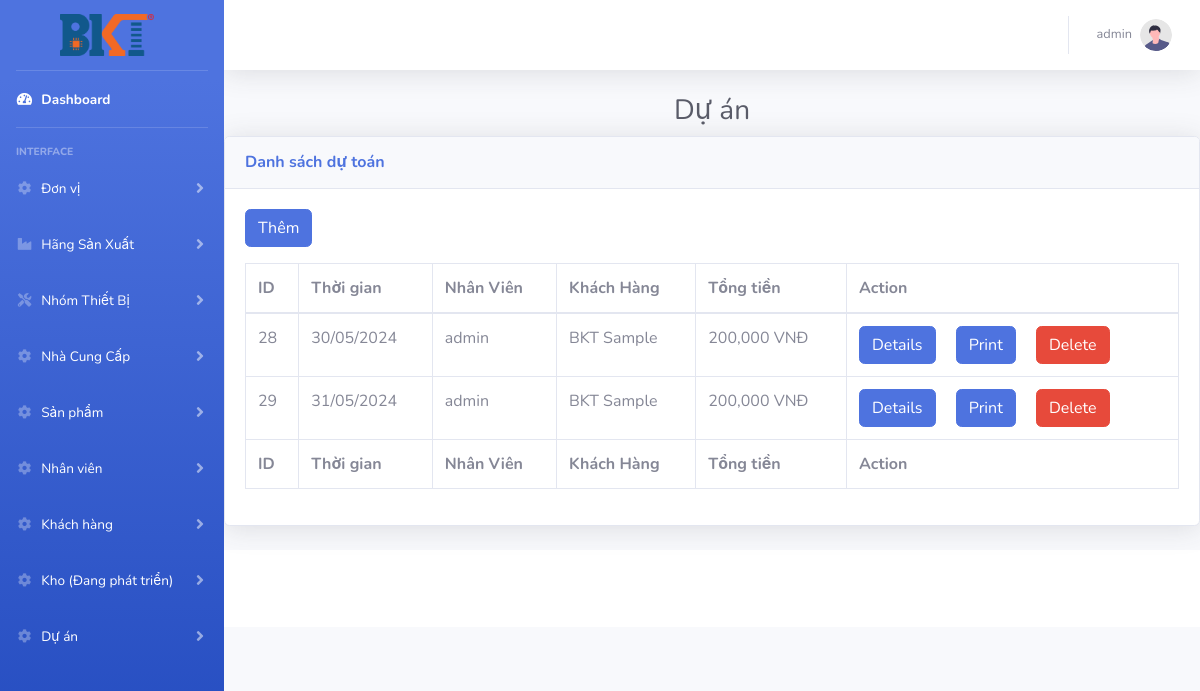
The app's page /index.php?controller=duan (signed in), older data.
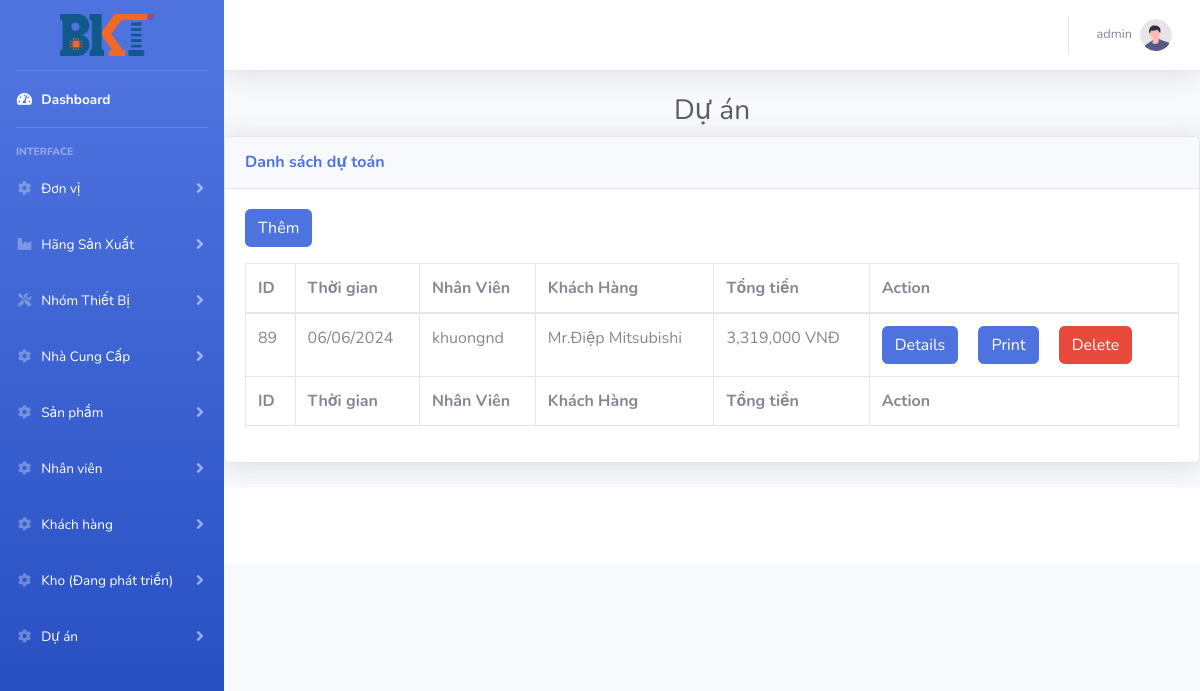
The same page, newer data.
### tables this page shows
CREATE TABLE `duan` (
  `Id` int(11) NOT NULL,
  `NgayBan` datetime DEFAULT NULL,
  `IdNV` int(11) DEFAULT NULL,
  `IdKH` int(11) DEFAULT NULL,
  `Tong` int(11) DEFAULT NULL,
  `TrangThai` varchar(1) DEFAULT NULL
);

CREATE TABLE `nhanvien` (
  `Id` int(11) NOT NULL,
  `TenNV` varchar(100) DEFAULT NULL,
  `DienThoai` varchar(20) DEFAULT NULL,
  `Email` varchar(50) DEFAULT NULL,
  `DiaChi` varchar(100) DEFAULT NULL,
  `TaiKhoan` varchar(50) DEFAULT NULL,
  `MatKhau` varchar(50) DEFAULT NULL,
  `Quyen` varchar(20) DEFAULT NULL,
  `IsActive` varchar(1) DEFAULT NULL
);

CREATE TABLE `khachhang` (
  `Id` int(11) NOT NULL,
  `TenKH` varchar(100) DEFAULT NULL,
  `DienThoai` varchar(20) DEFAULT NULL,
  `Email` varchar(50) DEFAULT NULL,
  `DiaChi` varchar(100) DEFAULT NULL
);

### controllers/duan_controller.php (called while the page is built, shortened)
<?php
require_once('models/duan.php');
class duanController extends BaseController
{
    public function index()
    {
        $duan = DuAn::all();
        $data = array('duan' => $duan);
        $this->render('index', $data);
    }
}
?>

### routes.php (called while the page is built, shortened)
<?php
$controller = new $klass;
$controller->$action();

### index.php (called while the page is built, shortened)
<?php
require_once('routes.php');

### models/duan.php (called while the page is built, shortened)
<?php
class DuAn
{
    function __construct($Id, $NgayBan, $IdNV, $IdKH, $ThanhTien, $TrangThai)
    {
        $this->Id = $Id;
        $this->NgayBan = $NgayBan;
        $this->IdNV =  $IdNV;
        $this->IdKH = $IdKH;
        $this->ThanhTien = $ThanhTien;
    }
    static function all()
    {
        $list = [];
        $db = DB::getInstance();
        $reg = $db->query('SELECT db.Id ,db.NgayBan , nv.TaiKhoan ,kh.TenKH ,db.Tong,db.TrangThai FROM DuAn db JOIN NhanVien nv JOIN KhachHang kh ON nv.Id =db.IdNV AND kh.Id = db.IdKH');
        foreach ($reg->fetchAll() as $item) {
            $list[] = new DuAn($item['Id'], $item['NgayBan'], $item['TaiKhoan'], $item['TenKH'], $item['Tong'], $item['TrangThai']);
        }
        return $list;
    }
}

### views/duan/index.php (the view, shortened to what this page needs)
<?php
require_once('models/duan.php');
?>
<h1 class="h3 mb-2 text-center text-gray-800 ">Dự án</h1>
<div class="card shadow mb-4">
    <div class="card-header py-3">
        <h6 class="m-0 font-weight-bold text-primary">Danh sách dự toán</h6>
    </div>
    <div class="card-body">
        <a href="index.php?controller=duan&action=insert" class="btn btn-primary mb-3">Thêm</a>
        <div class="table-responsive">
            <table class="table table-bordered" id="dataTable" width="100%" cellspacing="0">
                <thead>
                    <tr>
                        <th>ID</th>
                        <th>Thời gian</th>
                        <th>Nhân Viên</th>
                        <th>Khách Hàng</th>
                        <th>Tổng tiền</th>
                        <th>Action</th>
                    </tr>
                </thead>
                <tfoot>
                    <tr>
                        <th>ID</th>
                        <th>Thời gian</th>
                        <th>Nhân Viên</th>
                        <th>Khách Hàng</th>
                        <th>Tổng tiền</th>
                        <th>Action</th>
                    </tr>
                </tfoot>
                <tbody>
                    <?php
                    foreach ($duan as $item) {
                    ?>
                        <form method="post">
                            <tr>
                                <td><?= $item->Id   ?></td>
                                <td><?= date('d/m/Y', strtotime($item->NgayBan)) ?></td>
                                <td><?= $item->IdNV
                                    ?></td>
                                <td><?= $item->IdKH ?></td>
                                <td><?= number_format($item->ThanhTien, 0, ".", ",") ?> VNĐ</td>
                                <td>
                                    <a href="index.php?controller=duan&action=show&id=<?= $item->Id ?>" class='btn btn-primary mr-3'>Details</a>
                                    <a href="index.php?controller=duan&action=print&id=<?= $item->Id ?>" class='btn btn-primary mr-3'>Print</a>
                                    <button type="submit" name="dele" value="<?= $item->Id ?>" class='btn btn-danger'>Delete</button>
                        </form>
                    <?php
                    }
                    ?>
                </tbody>
            </table>
        </div>
    </div>
</div>

Row changes from the older to the newer data that the page shows:
removed duan: Id "28", NgayBan "30/05/2024", IdNV.TaiKhoan "admin", IdKH.TenKH "BKT Sample", Tong "200,000"
removed duan: Id "29", NgayBan "31/05/2024", IdNV.TaiKhoan "admin", IdKH.TenKH "BKT Sample", Tong "200,000"
added duan: Id "89", NgayBan "06/06/2024", IdNV.TaiKhoan "khuongnd", IdKH.TenKH "Mr.Điệp Mitsubishi", Tong "3,319,000"
